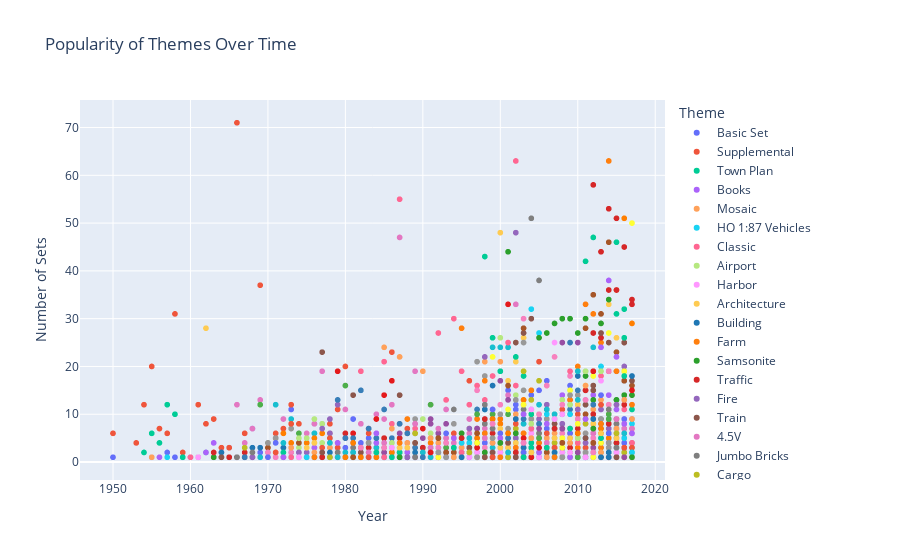

The notebook cell saved with this chart:
### Code cell
themes_over_time = lego_merge.groupby(['year', 'theme_name']).size().reset_index(name='set_count')

custom_colors = px.colors.qualitative.Plotly + px.colors.qualitative.D3 + px.colors.qualitative.Set1

fig = px.scatter(themes_over_time, x='year', y='set_count', color='theme_name', title='Popularity of Themes Over Time',
              labels={'year': 'Year', 'set_count': 'Number of Sets', 'theme_name': 'Theme'}, color_discrete_sequence=custom_colors)
fig.show()
